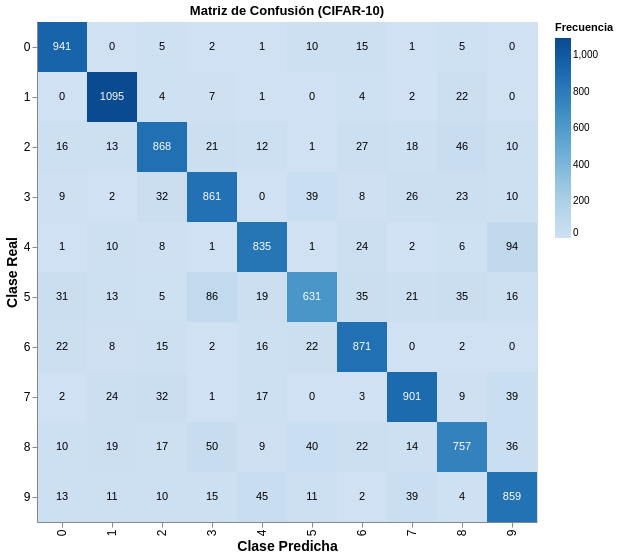
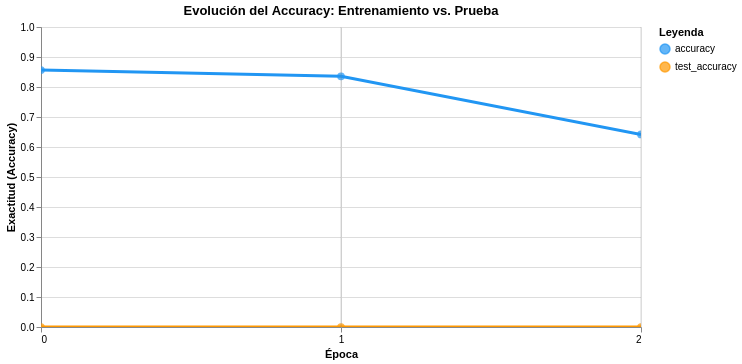
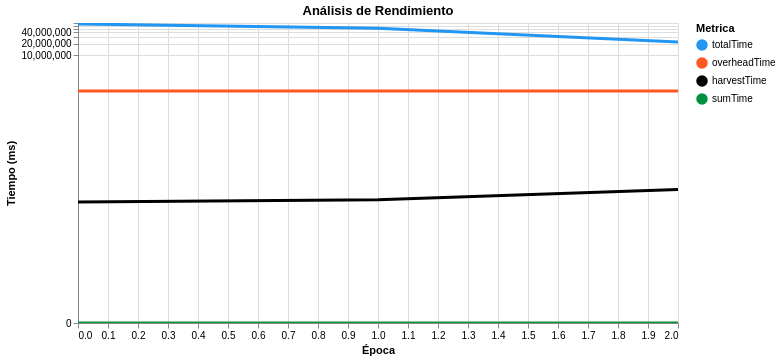

Notebook source saved alongside these figures, in order:
### Code cell
# import os
# os.environ["token"] = os.getenv("HF_TOKEN", "")

# 1. Descargamos el dataset usando el nuevo formato
(dsTest, sizeTest) = downloadDataset("ylecun/mnist", "test")

# 2. Iteramos para traer un lote grande de prueba (como si tuvieramos 1 solo worker para nosotros)
# Pasamos: split=(1,0) para agarrar todo el subset
# workerNumber=1 
# batchSize y classNumber adaptados
x, y = next(getBatch(
    dsTest, 
    batchSize=10000, 
    labels=("image", "label"), 
    size=sizeTest, 
    workerNumber=1, 
    split=(1, 0), 
    shape=(28, 28),
    label="test",
    classNumber=10
))

labelToMeaning = {0: "0", 1: "1", 2: "2", 3: "3", 4: "4", 5: "5", 6: "6", 7: "7", 8: "8", 9: "9"}
plot_confusion_matrix(modelSerial, x, np.argmax(y, axis=1), labelToMeaning).show()

plot_accuracy(historyComplete).show()
plot_time(historyComplete).show()
plot_wall_of_shame(modelSerial, x, y, labelToMeaning).show()

### Figure 1 — Vega-Lite specification as saved in the notebook (floating-point values rounded to 4 significant figures)
{"config": {"view": {"continuousWidth": 300, "continuousHeight": 300}, "axis": {"labelFontSize": 12, "titleFontSize": 14}}, "layer": [{"mark": {"type": "rect"}, "encoding": {"color": {"field": "Cantidad", "scale": {"scheme": "blues"}, "title": "Frecuencia", "type": "quantitative"}, "tooltip": [{"field": "Actual", "type": "nominal"}, {"field": "Predicho", "type": "nominal"}, {"field": "Cantidad", "type": "quantitative"}], "x": {"field": "Predicho", "sort": ["0", "1", "2", "3", "4", "5", "6", "7", "8", "9"], "title": "Clase Predicha", "type": "ordinal"}, "y": {"field": "Actual", "sort": ["0", "1", "2", "3", "4", "5", "6", "7", "8", "9"], "title": "Clase Real", "type": "ordinal"}}}, {"mark": {"type": "text", "baseline": "middle"}, "encoding": {"color": {"condition": {"test": "datum.Cantidad > 547.5", "value": "white"}, "value": "black"}, "text": {"field": "Cantidad", "type": "quantitative"}, "x": {"field": "Predicho", "sort": ["0", "1", "2", "3", "4", "5", "6", "7", "8", "9"], "title": "Clase Predicha", "type": "ordinal"}, "y": {"field": "Actual", "sort": ["0", "1", "2", "3", "4", "5", "6", "7", "8", "9"], "title": "Clase Real", "type": "ordinal"}}}], "data": {"name": "data-ff79fda35634044ddd6ada391aff7efb"}, "height": 500, "title": "Matriz de Confusión (CIFAR-10)", "width": 500, "$schema": "https://vega.github.io/schema/vega-lite/v6.1.0.json", "datasets": {"data-ff79fda35634044ddd6ada391aff7efb": [{"Actual": "0", "Predicho": "0", "Cantidad": 941}, {"Actual": "0", "Predicho": "1", "Cantidad": 0}, {"Actual": "0", "Predicho": "2", "Cantidad": 5}, {"Actual": "0", "Predicho": "3", "Cantidad": 2}, {"Actual": "0", "Predicho": "4", "Cantidad": 1}, {"Actual": "0", "Predicho": "5", "Cantidad": 10}, {"Actual": "0", "Predicho": "6", "Cantidad": 15}, {"Actual": "0", "Predicho": "7", "Cantidad": 1}, {"Actual": "0", "Predicho": "8", "Cantidad": 5}, {"Actual": "0", "Predicho": "9", "Cantidad": 0}, {"Actual": "1", "Predicho": "0", "Cantidad": 0}, {"Actual": "1", "Predicho": "1", "Cantidad": 1095}, {"Actual": "1", "Predicho": "2", "Cantidad": 4}, {"Actual": "1", "Predicho": "3", "Cantidad": 7}, {"Actual": "1", "Predicho": "4", "Cantidad": 1}, {"Actual": "1", "Predicho": "5", "Cantidad": 0}, {"Actual": "1", "Predicho": "6", "Cantidad": 4}, {"Actual": "1", "Predicho": "7", "Cantidad": 2}, {"Actual": "1", "Predicho": "8", "Cantidad": 22}, {"Actual": "1", "Predicho": "9", "Cantidad": 0}, {"Actual": "2", "Predicho": "0", "Cantidad": 16}, {"Actual": "2", "Predicho": "1", "Cantidad": 13}, {"Actual": "2", "Predicho": "2", "Cantidad": 868}, {"Actual": "2", "Predicho": "3", "Cantidad": 21}, {"Actual": "2", "Predicho": "4", "Cantidad": 12}, {"Actual": "2", "Predicho": "5", "Cantidad": 1}, {"Actual": "2", "Predicho": "6", "Cantidad": 27}, {"Actual": "2", "Predicho": "7", "Cantidad": 18}, {"Actual": "2", "Predicho": "8", "Cantidad": 46}, {"Actual": "2", "Predicho": "9", "Cantidad": 10}, {"Actual": "3", "Predicho": "0", "Cantidad": 9}, {"Actual": "3", "Predicho": "1", "Cantidad": 2}, {"Actual": "3", "Predicho": "2", "Cantidad": 32}, {"Actual": "3", "Predicho": "3", "Cantidad": 861}, {"Actual": "3", "Predicho": "4", "Cantidad": 0}, {"Actual": "3", "Predicho": "5", "Cantidad": 39}, {"Actual": "3", "Predicho": "6", "Cantidad": 8}, {"Actual": "3", "Predicho": "7", "Cantidad": 26}, {"Actual": "3", "Predicho": "8", "Cantidad": 23}, {"Actual": "3", "Predicho": "9", "Cantidad": 10}, {"Actual": "4", "Predicho": "0", "Cantidad": 1}, {"Actual": "4", "Predicho": "1", "Cantidad": 10}, {"Actual": "4", "Predicho": "2", "Cantidad": 8}, {"Actual": "4", "Predicho": "3", "Cantidad": 1}, {"Actual": "4", "Predicho": "4", "Cantidad": 835}, {"Actual": "4", "Predicho": "5", "Cantidad": 1}, {"Actual": "4", "Predicho": "6", "Cantidad": 24}, {"Actual": "4", "Predicho": "7", "Cantidad": 2}, {"Actual": "4", "Predicho": "8", "Cantidad": 6}, {"Actual": "4", "Predicho": "9", "Cantidad": 94}, {"Actual": "5", "Predicho": "0", "Cantidad": 31}, {"Actual": "5", "Predicho": "1", "Cantidad": 13}, {"Actual": "5", "Predicho": "2", "Cantidad": 5}, {"Actual": "5", "Predicho": "3", "Cantidad": 86}, {"Actual": "5", "Predicho": "4", "Cantidad": 19}, {"Actual": "5", "Predicho": "5", "Cantidad": 631}, {"Actual": "5", "Predicho": "6", "Cantidad": 35}, {"Actual": "5", "Predicho": "7", "Cantidad": 21}, {"Actual": "5", "Predicho": "8", "Cantidad": 35}, {"Actual": "5", "Predicho": "9", "Cantidad": 16}, {"Actual": "6", "Predicho": "0", "Cantidad": 22}, {"Actual": "6", "Predicho": "1", "Cantidad": 8}, {"Actual": "6", "Predicho": "2", "Cantidad": 15}, {"Actual": "6", "Predicho": "3", "Cantidad": 2}, {"Actual": "6", "Predicho": "4", "Cantidad": 16}, {"Actual": "6", "Predicho": "5", "Cantidad": 22}, {"Actual": "6", "Predicho": "6", "Cantidad": 871}, {"Actual": "6", "Predicho": "7", "Cantidad": 0}, {"Actual": "6", "Predicho": "8", "Cantidad": 2}, {"Actual": "6", "Predicho": "9", "Cantidad": 0}, {"Actual": "7", "Predicho": "0", "Cantidad": 2}, {"Actual": "7", "Predicho": "1", "Cantidad": 24}, {"Actual": "7", "Predicho": "2", "Cantidad": 32}, {"Actual": "7", "Predicho": "3", "Cantidad": 1}, {"Actual": "7", "Predicho": "4", "Cantidad": 17}, {"Actual": "7", "Predicho": "5", "Cantidad": 0}, {"Actual": "7", "Predicho": "6", "Cantidad": 3}, {"Actual": "7", "Predicho": "7", "Cantidad": 901}, {"Actual": "7", "Predicho": "8", "Cantidad": 9}, {"Actual": "7", "Predicho": "9", "Cantidad": 39}, {"Actual": "8", "Predicho": "0", "Cantidad": 10}, {"Actual": "8", "Predicho": "1", "Cantidad": 19}, {"Actual": "8", "Predicho": "2", "Cantidad": 17}, {"Actual": "8", "Predicho": "3", "Cantidad": 50}, {"Actual": "8", "Predicho": "4", "Cantidad": 9}, {"Actual": "8", "Predicho": "5", "Cantidad": 40}, {"Actual": "8", "Predicho": "6", "Cantidad": 22}, {"Actual": "8", "Predicho": "7", "Cantidad": 14}, {"Actual": "8", "Predicho": "8", "Cantidad": 757}, {"Actual": "8", "Predicho": "9", "Cantidad": 36}, {"Actual": "9", "Predicho": "0", "Cantidad": 13}, {"Actual": "9", "Predicho": "1", "Cantidad": 11}, {"Actual": "9", "Predicho": "2", "Cantidad": 10}, {"Actual": "9", "Predicho": "3", "Cantidad": 15}, {"Actual": "9", "Predicho": "4", "Cantidad": 45}, {"Actual": "9", "Predicho": "5", "Cantidad": 11}, {"Actual": "9", "Predicho": "6", "Cantidad": 2}, {"Actual": "9", "Predicho": "7", "Cantidad": 39}, {"Actual": "9", "Predicho": "8", "Cantidad": 4}, {"Actual": "9", "Predicho": "9", "Cantidad": 859}]}}

### Figure 2 — Vega-Lite specification as saved in the notebook (floating-point values rounded to 4 significant figures)
{"config": {"view": {"continuousWidth": 300, "continuousHeight": 300}}, "layer": [{"mark": {"type": "line", "strokeWidth": 3}, "encoding": {"color": {"field": "Dataset", "scale": {"domain": ["accuracy", "test_accuracy"], "range": ["#2196F3", "#FF9800"]}, "title": "Leyenda", "type": "nominal"}, "x": {"axis": {"tickMinStep": 1}, "field": "epoch", "title": "Época", "type": "quantitative"}, "y": {"field": "Acc", "scale": {"domain": [0, 1]}, "title": "Exactitud (Accuracy)", "type": "quantitative"}}, "name": "view_cdf7fd61400d0b34_0"}, {"mark": {"type": "point", "filled": true, "size": 60}, "encoding": {"color": {"field": "Dataset", "scale": {"domain": ["accuracy", "test_accuracy"], "range": ["#2196F3", "#FF9800"]}, "title": "Leyenda", "type": "nominal"}, "x": {"axis": {"tickMinStep": 1}, "field": "epoch", "title": "Época", "type": "quantitative"}, "y": {"field": "Acc", "scale": {"domain": [0, 1]}, "title": "Exactitud (Accuracy)", "type": "quantitative"}}}, {"data": {"name": "data-84f5bf2e3cc73a2c239715361da7a375"}, "mark": {"type": "rule", "color": "gray"}, "encoding": {"opacity": {"condition": {"param": "param_0d383988c6781c04", "value": 0.3}, "value": 0}, "tooltip": [{"field": "epoch", "title": "Época", "type": "quantitative"}, {"field": "accuracy", "format": ".2%", "title": "Train Acc", "type": "quantitative"}, {"field": "test_accuracy", "format": ".2%", "title": "Test Acc", "type": "quantitative"}], "x": {"field": "epoch", "type": "quantitative"}}, "name": "view_d080fc9f7b9312fb_2"}], "data": {"name": "data-bb8e361e862f8146c0431b470282e337"}, "height": 300, "params": [{"name": "param_0d383988c6781c04", "select": {"type": "point", "fields": ["epoch"], "nearest": true, "on": "mouseover"}, "views": ["view_d080fc9f7b9312fb_2"]}, {"name": "param_1e9efca18e7a2868", "select": {"type": "interval", "encodings": ["x", "y"]}, "bind": "scales", "views": ["view_cdf7fd61400d0b34_0"]}], "title": "Evolución del Accuracy: Entrenamiento vs. Prueba", "width": 600, "$schema": "https://vega.github.io/schema/vega-lite/v6.1.0.json", "datasets": {"data-bb8e361e862f8146c0431b470282e337": [{"epoch": 0, "Dataset": "accuracy", "Acc": 0.8565}, {"epoch": 1, "Dataset": "accuracy", "Acc": 0.8354}, {"epoch": 2, "Dataset": "accuracy", "Acc": 0.6417}, {"epoch": 0, "Dataset": "test_accuracy", "Acc": 0.0}, {"epoch": 1, "Dataset": "test_accuracy", "Acc": 0.0}, {"epoch": 2, "Dataset": "test_accuracy", "Acc": 0.0}], "data-84f5bf2e3cc73a2c239715361da7a375": [{"epoch": 0, "accuracy": 0.8565, "test_accuracy": 0.0}, {"epoch": 1, "accuracy": 0.8354, "test_accuracy": 0.0}, {"epoch": 2, "accuracy": 0.6417, "test_accuracy": 0.0}]}}

### Figure 3 — Vega-Lite specification as saved in the notebook (floating-point values rounded to 4 significant figures)
{"config": {"view": {"continuousWidth": 300, "continuousHeight": 300}}, "layer": [{"data": {"name": "data-af6c9451c00316e52977f51e6193e87b"}, "mark": {"type": "line", "strokeWidth": 3}, "encoding": {"color": {"field": "Metrica", "scale": {"domain": ["totalTime", "overheadTime", "harvestTime", "sumTime"], "range": ["#2196F3", "#FF5722", "#000000", "#00913F"]}, "type": "nominal"}, "x": {"field": "epoch", "title": "Época", "type": "quantitative"}, "y": {"field": "ms", "scale": {"type": "symlog"}, "title": "Tiempo (ms)", "type": "quantitative"}}, "name": "view_a0dd07a079b807f2_0"}, {"data": {"name": "data-318f11044e972bb00c59b400c30c0e35"}, "mark": {"type": "rule", "color": "gray", "strokeWidth": 1}, "encoding": {"opacity": {"condition": {"param": "param_7a6147c0c2a01688", "value": 0.3, "empty": false}, "value": 0}, "tooltip": [{"field": "epoch", "title": "Época", "type": "quantitative"}, {"field": "totalTime", "format": ".2f", "title": "Tiempo Total (ms)", "type": "quantitative"}, {"field": "overheadTime", "format": ".2f", "title": "Overhead (ms)", "type": "quantitative"}, {"field": "harvestTime", "format": ".2f", "title": "Harvest (ms)", "type": "quantitative"}, {"field": "sumTime", "format": ".2f", "title": "Sum (ms)", "type": "quantitative"}], "x": {"field": "epoch", "type": "quantitative"}}, "name": "view_a257ca5e0726990b_1"}, {"data": {"name": "data-af6c9451c00316e52977f51e6193e87b"}, "mark": {"type": "point", "filled": true, "size": 80}, "encoding": {"color": {"field": "Metrica", "scale": {"domain": ["totalTime", "overheadTime", "harvestTime", "sumTime"], "range": ["#2196F3", "#FF5722", "#000000", "#00913F"]}, "type": "nominal"}, "opacity": {"condition": {"param": "param_7a6147c0c2a01688", "value": 1, "empty": false}, "value": 0}, "x": {"field": "epoch", "title": "Época", "type": "quantitative"}, "y": {"field": "ms", "scale": {"type": "symlog"}, "title": "Tiempo (ms)", "type": "quantitative"}}}], "height": 300, "params": [{"name": "param_7a6147c0c2a01688", "select": {"type": "point", "fields": ["epoch"], "nearest": true, "on": "mouseover"}, "views": ["view_a257ca5e0726990b_1"]}, {"name": "param_1e9efca18e7a2868", "select": {"type": "interval", "encodings": ["x", "y"]}, "bind": "scales", "views": ["view_a0dd07a079b807f2_0"]}], "title": "Análisis de Rendimiento", "width": 600, "$schema": "https://vega.github.io/schema/vega-lite/v6.1.0.json", "datasets": {"data-af6c9451c00316e52977f51e6193e87b": [{"epoch": 0, "Metrica": "totalTime", "ms": 66100000.0}, {"epoch": 1, "Metrica": "totalTime", "ms": 51350000.0}, {"epoch": 2, "Metrica": "totalTime", "ms": 22240000.0}, {"epoch": 0, "Metrica": "overheadTime", "ms": 1165000.0}, {"epoch": 1, "Metrica": "overheadTime", "ms": 1165000.0}, {"epoch": 2, "Metrica": "overheadTime", "ms": 1165000.0}, {"epoch": 0, "Metrica": "harvestTime", "ms": 1465.0}, {"epoch": 1, "Metrica": "harvestTime", "ms": 1663.0}, {"epoch": 2, "Metrica": "harvestTime", "ms": 3105.0}, {"epoch": 0, "Metrica": "sumTime", "ms": 0.0}, {"epoch": 1, "Metrica": "sumTime", "ms": 0.0}, {"epoch": 2, "Metrica": "sumTime", "ms": 0.0}], "data-318f11044e972bb00c59b400c30c0e35": [{"epoch": 0, "totalTime": 66100000.0, "overheadTime": 1165000.0, "harvestTime": 1465.0, "sumTime": 0.0}, {"epoch": 1, "totalTime": 51350000.0, "overheadTime": 1165000.0, "harvestTime": 1663.0, "sumTime": 0.0}, {"epoch": 2, "totalTime": 22240000.0, "overheadTime": 1165000.0, "harvestTime": 3105.0, "sumTime": 0.0}]}}
